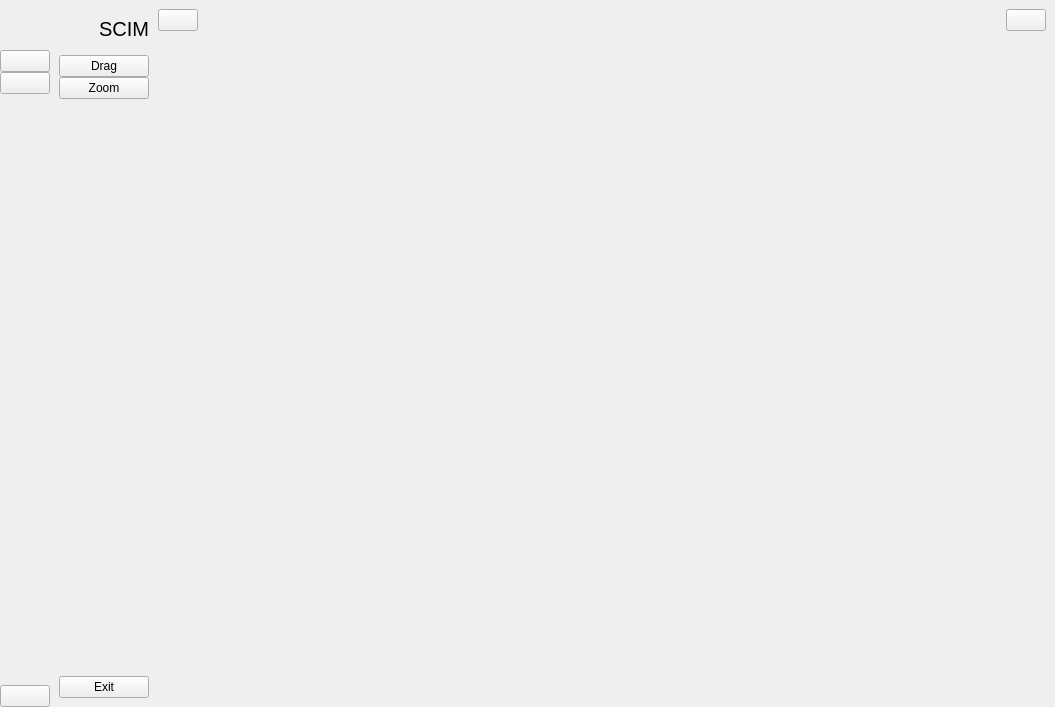
<?xml version="1.0" encoding="UTF-8"?>
<ui version="4.0">
 <class>MainWindow</class>
 <widget class="QMainWindow" name="MainWindow">
  <property name="geometry">
   <rect>
    <x>0</x>
    <y>0</y>
    <width>1055</width>
    <height>707</height>
   </rect>
  </property>
  <property name="windowTitle">
   <string>MainWindow</string>
  </property>
  <widget class="QWidget" name="centralwidget">
   <layout class="QGridLayout" name="gridLayout">
    <property name="leftMargin">
     <number>0</number>
    </property>
    <property name="topMargin">
     <number>0</number>
    </property>
    <property name="rightMargin">
     <number>0</number>
    </property>
    <property name="bottomMargin">
     <number>0</number>
    </property>
    <property name="spacing">
     <number>0</number>
    </property>
    <item row="0" column="2">
     <widget class="QWidget" name="widget_3" native="true">
      <layout class="QVBoxLayout" name="verticalLayout_5">
       <property name="spacing">
        <number>0</number>
       </property>
       <property name="leftMargin">
        <number>0</number>
       </property>
       <property name="topMargin">
        <number>0</number>
       </property>
       <property name="rightMargin">
        <number>0</number>
       </property>
       <property name="bottomMargin">
        <number>0</number>
       </property>
       <item>
        <widget class="QWidget" name="widget" native="true">
         <property name="minimumSize">
          <size>
           <width>0</width>
           <height>40</height>
          </size>
         </property>
         <property name="maximumSize">
          <size>
           <width>16777215</width>
           <height>40</height>
          </size>
         </property>
         <layout class="QHBoxLayout" name="horizontalLayout_4">
          <property name="spacing">
           <number>0</number>
          </property>
          <property name="leftMargin">
           <number>0</number>
          </property>
          <property name="topMargin">
           <number>0</number>
          </property>
          <property name="rightMargin">
           <number>9</number>
          </property>
          <property name="bottomMargin">
           <number>0</number>
          </property>
          <item>
           <widget class="QPushButton" name="change_btn">
            <property name="text">
             <string/>
            </property>
            <property name="icon">
             <iconset resource="resource.qrc">
              <normaloff>:/icon/icon/menu-4-32.ico</normaloff>:/icon/icon/menu-4-32.ico</iconset>
            </property>
            <property name="iconSize">
             <size>
              <width>14</width>
              <height>14</height>
             </size>
            </property>
            <property name="checkable">
             <bool>true</bool>
            </property>
           </widget>
          </item>
          <item>
           <layout class="QHBoxLayout" name="horizontalLayout">
            <property name="spacing">
             <number>10</number>
            </property>
           </layout>
          </item>
          <item>
           <spacer name="horizontalSpacer_2">
            <property name="orientation">
             <enum>Qt::Horizontal</enum>
            </property>
            <property name="sizeHint" stdset="0">
             <size>
              <width>236</width>
              <height>20</height>
             </size>
            </property>
           </spacer>
          </item>
          <item>
           <widget class="QPushButton" name="user_btn">
            <property name="text">
             <string/>
            </property>
            <property name="icon">
             <iconset resource="resource.qrc">
              <normaloff>:/icon/icon/3643772-archive-archives-document-folder-open_113445.ico</normaloff>:/icon/icon/3643772-archive-archives-document-folder-open_113445.ico</iconset>
            </property>
           </widget>
          </item>
         </layout>
        </widget>
       </item>
       <item>
        <widget class="QWidget" name="widget_image" native="true"/>
       </item>
      </layout>
     </widget>
    </item>
    <item row="0" column="0">
     <widget class="QWidget" name="icon_only_widget" native="true">
      <layout class="QVBoxLayout" name="verticalLayout_3">
       <property name="spacing">
        <number>0</number>
       </property>
       <property name="leftMargin">
        <number>0</number>
       </property>
       <property name="topMargin">
        <number>0</number>
       </property>
       <property name="rightMargin">
        <number>0</number>
       </property>
       <property name="bottomMargin">
        <number>0</number>
       </property>
       <item>
        <layout class="QHBoxLayout" name="horizontalLayout_3">
         <item>
          <widget class="QLabel" name="logo_label_1">
           <property name="minimumSize">
            <size>
             <width>50</width>
             <height>50</height>
            </size>
           </property>
           <property name="maximumSize">
            <size>
             <width>50</width>
             <height>50</height>
            </size>
           </property>
           <property name="text">
            <string/>
           </property>
           <property name="pixmap">
            <pixmap resource="resource.qrc">:/icon/icon/virus_check_mark_rib_cage_xray_icon_142198.ico</pixmap>
           </property>
           <property name="scaledContents">
            <bool>true</bool>
           </property>
          </widget>
         </item>
        </layout>
       </item>
       <item>
        <layout class="QVBoxLayout" name="verticalLayout">
         <property name="spacing">
          <number>0</number>
         </property>
         <item>
          <widget class="QPushButton" name="home_btn_1">
           <property name="text">
            <string/>
           </property>
           <property name="icon">
            <iconset resource="resource.qrc">
             <normaloff>:/icon/icon/drag-gray.ico</normaloff>
             <normalon>:/icon/icon/drag-white.ico</normalon>:/icon/icon/drag-gray.ico</iconset>
           </property>
           <property name="iconSize">
            <size>
             <width>25</width>
             <height>25</height>
            </size>
           </property>
           <property name="checkable">
            <bool>true</bool>
           </property>
           <property name="autoExclusive">
            <bool>true</bool>
           </property>
          </widget>
         </item>
         <item>
          <widget class="QPushButton" name="dashborad_btn_1">
           <property name="text">
            <string/>
           </property>
           <property name="icon">
            <iconset resource="resource.qrc">
             <normaloff>:/icon/icon/zoom-gray.ico</normaloff>
             <normalon>:/icon/icon/zoom-white.ico</normalon>:/icon/icon/zoom-gray.ico</iconset>
           </property>
           <property name="iconSize">
            <size>
             <width>25</width>
             <height>25</height>
            </size>
           </property>
           <property name="checkable">
            <bool>true</bool>
           </property>
           <property name="autoExclusive">
            <bool>true</bool>
           </property>
          </widget>
         </item>
        </layout>
       </item>
       <item>
        <spacer name="verticalSpacer">
         <property name="orientation">
          <enum>Qt::Vertical</enum>
         </property>
         <property name="sizeHint" stdset="0">
          <size>
           <width>20</width>
           <height>375</height>
          </size>
         </property>
        </spacer>
       </item>
       <item>
        <widget class="QPushButton" name="exit_btn_1">
         <property name="text">
          <string/>
         </property>
         <property name="icon">
          <iconset resource="resource.qrc">
           <normaloff>:/icon/icon/close-window-64.ico</normaloff>
           <normalon>:/icon/close-window-64.ico</normalon>:/icon/icon/close-window-64.ico</iconset>
         </property>
         <property name="iconSize">
          <size>
           <width>20</width>
           <height>20</height>
          </size>
         </property>
        </widget>
       </item>
      </layout>
     </widget>
    </item>
    <item row="0" column="1">
     <widget class="QWidget" name="full_menu_widget" native="true">
      <layout class="QVBoxLayout" name="verticalLayout_4">
       <item>
        <layout class="QHBoxLayout" name="horizontalLayout_2">
         <property name="spacing">
          <number>0</number>
         </property>
         <item>
          <widget class="QLabel" name="logo_label_2">
           <property name="minimumSize">
            <size>
             <width>40</width>
             <height>40</height>
            </size>
           </property>
           <property name="maximumSize">
            <size>
             <width>40</width>
             <height>40</height>
            </size>
           </property>
           <property name="text">
            <string/>
           </property>
           <property name="pixmap">
            <pixmap resource="resource.qrc">:/icon/icon/virus_check_mark_rib_cage_xray_icon_142198.ico</pixmap>
           </property>
           <property name="scaledContents">
            <bool>true</bool>
           </property>
          </widget>
         </item>
         <item>
          <widget class="QLabel" name="logo_label_3">
           <property name="font">
            <font>
             <pointsize>15</pointsize>
            </font>
           </property>
           <property name="text">
            <string>SCIM</string>
           </property>
          </widget>
         </item>
        </layout>
       </item>
       <item>
        <layout class="QVBoxLayout" name="verticalLayout_2">
         <property name="spacing">
          <number>0</number>
         </property>
         <item>
          <widget class="QPushButton" name="home_btn_2">
           <property name="text">
            <string>Drag</string>
           </property>
           <property name="icon">
            <iconset resource="resource.qrc">
             <normaloff>:/icon/icon/drag-gray.ico</normaloff>
             <normalon>:/icon/icon/drag-white.ico</normalon>:/icon/icon/drag-gray.ico</iconset>
           </property>
           <property name="iconSize">
            <size>
             <width>20</width>
             <height>20</height>
            </size>
           </property>
           <property name="checkable">
            <bool>true</bool>
           </property>
           <property name="autoExclusive">
            <bool>true</bool>
           </property>
          </widget>
         </item>
         <item>
          <widget class="QPushButton" name="dashborad_btn_2">
           <property name="text">
            <string>Zoom</string>
           </property>
           <property name="icon">
            <iconset resource="resource.qrc">
             <normaloff>:/icon/icon/zoom-gray.ico</normaloff>
             <normalon>:/icon/icon/zoom-white.ico</normalon>:/icon/icon/zoom-gray.ico</iconset>
           </property>
           <property name="iconSize">
            <size>
             <width>20</width>
             <height>20</height>
            </size>
           </property>
           <property name="checkable">
            <bool>true</bool>
           </property>
           <property name="autoExclusive">
            <bool>true</bool>
           </property>
          </widget>
         </item>
        </layout>
       </item>
       <item>
        <spacer name="verticalSpacer_2">
         <property name="orientation">
          <enum>Qt::Vertical</enum>
         </property>
         <property name="sizeHint" stdset="0">
          <size>
           <width>17</width>
           <height>484</height>
          </size>
         </property>
        </spacer>
       </item>
       <item>
        <widget class="QPushButton" name="exit_btn_2">
         <property name="text">
          <string>Exit</string>
         </property>
         <property name="icon">
          <iconset resource="resource.qrc">
           <normaloff>:/icon/icon/close-window-64.ico</normaloff>:/icon/icon/close-window-64.ico</iconset>
         </property>
         <property name="iconSize">
          <size>
           <width>14</width>
           <height>14</height>
          </size>
         </property>
        </widget>
       </item>
      </layout>
     </widget>
    </item>
   </layout>
  </widget>
 </widget>
 <resources>
  <include location="resource.qrc"/>
 </resources>
 <connections>
  <connection>
   <sender>change_btn</sender>
   <signal>toggled(bool)</signal>
   <receiver>icon_only_widget</receiver>
   <slot>setVisible(bool)</slot>
   <hints>
    <hint type="sourcelabel">
     <x>225</x>
     <y>29</y>
    </hint>
    <hint type="destinationlabel">
     <x>50</x>
     <y>362</y>
    </hint>
   </hints>
  </connection>
  <connection>
   <sender>change_btn</sender>
   <signal>toggled(bool)</signal>
   <receiver>full_menu_widget</receiver>
   <slot>setHidden(bool)</slot>
   <hints>
    <hint type="sourcelabel">
     <x>225</x>
     <y>31</y>
    </hint>
    <hint type="destinationlabel">
     <x>173</x>
     <y>257</y>
    </hint>
   </hints>
  </connection>
  <connection>
   <sender>home_btn_1</sender>
   <signal>toggled(bool)</signal>
   <receiver>home_btn_2</receiver>
   <slot>setChecked(bool)</slot>
   <hints>
    <hint type="sourcelabel">
     <x>27</x>
     <y>69</y>
    </hint>
    <hint type="destinationlabel">
     <x>72</x>
     <y>76</y>
    </hint>
   </hints>
  </connection>
  <connection>
   <sender>dashborad_btn_1</sender>
   <signal>toggled(bool)</signal>
   <receiver>dashborad_btn_2</receiver>
   <slot>setChecked(bool)</slot>
   <hints>
    <hint type="sourcelabel">
     <x>33</x>
     <y>100</y>
    </hint>
    <hint type="destinationlabel">
     <x>67</x>
     <y>99</y>
    </hint>
   </hints>
  </connection>
  <connection>
   <sender>home_btn_2</sender>
   <signal>toggled(bool)</signal>
   <receiver>home_btn_1</receiver>
   <slot>setChecked(bool)</slot>
   <hints>
    <hint type="sourcelabel">
     <x>70</x>
     <y>63</y>
    </hint>
    <hint type="destinationlabel">
     <x>41</x>
     <y>60</y>
    </hint>
   </hints>
  </connection>
  <connection>
   <sender>dashborad_btn_2</sender>
   <signal>toggled(bool)</signal>
   <receiver>dashborad_btn_1</receiver>
   <slot>setChecked(bool)</slot>
   <hints>
    <hint type="sourcelabel">
     <x>160</x>
     <y>99</y>
    </hint>
    <hint type="destinationlabel">
     <x>26</x>
     <y>90</y>
    </hint>
   </hints>
  </connection>
  <connection>
   <sender>exit_btn_2</sender>
   <signal>clicked()</signal>
   <receiver>MainWindow</receiver>
   <slot>close()</slot>
   <hints>
    <hint type="sourcelabel">
     <x>187</x>
     <y>648</y>
    </hint>
    <hint type="destinationlabel">
     <x>284</x>
     <y>606</y>
    </hint>
   </hints>
  </connection>
  <connection>
   <sender>exit_btn_1</sender>
   <signal>clicked()</signal>
   <receiver>MainWindow</receiver>
   <slot>close()</slot>
   <hints>
    <hint type="sourcelabel">
     <x>34</x>
     <y>659</y>
    </hint>
    <hint type="destinationlabel">
     <x>47</x>
     <y>626</y>
    </hint>
   </hints>
  </connection>
 </connections>
</ui>
